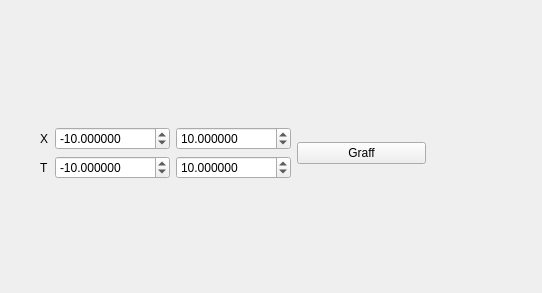
<?xml version="1.0" encoding="UTF-8"?>
<ui version="4.0">
 <class>Set_graff_border</class>
 <widget class="QWidget" name="Set_graff_border">
  <property name="geometry">
   <rect>
    <x>0</x>
    <y>0</y>
    <width>542</width>
    <height>293</height>
   </rect>
  </property>
  <property name="windowTitle">
   <string>Form</string>
  </property>
  <widget class="QWidget" name="layoutWidget">
   <property name="geometry">
    <rect>
     <x>40</x>
     <y>120</y>
     <width>386</width>
     <height>66</height>
    </rect>
   </property>
   <layout class="QGridLayout" name="gridLayout_2">
    <item row="0" column="0">
     <layout class="QGridLayout" name="gridLayout">
      <item row="2" column="0">
       <widget class="QLabel" name="label_2">
        <property name="text">
         <string>T</string>
        </property>
       </widget>
      </item>
      <item row="1" column="2">
       <widget class="QDoubleSpinBox" name="doubleSpinBox_xE">
        <property name="decimals">
         <number>6</number>
        </property>
        <property name="minimum">
         <double>-1000000.000000000000000</double>
        </property>
        <property name="maximum">
         <double>1000000.000000000000000</double>
        </property>
        <property name="value">
         <double>10.000000000000000</double>
        </property>
       </widget>
      </item>
      <item row="2" column="2">
       <widget class="QDoubleSpinBox" name="doubleSpinBox_yE">
        <property name="decimals">
         <number>6</number>
        </property>
        <property name="minimum">
         <double>-1000000.000000000000000</double>
        </property>
        <property name="maximum">
         <double>1000000.000000000000000</double>
        </property>
        <property name="value">
         <double>10.000000000000000</double>
        </property>
       </widget>
      </item>
      <item row="1" column="0">
       <widget class="QLabel" name="label">
        <property name="text">
         <string>X</string>
        </property>
       </widget>
      </item>
      <item row="1" column="1">
       <widget class="QDoubleSpinBox" name="doubleSpinBox_xB">
        <property name="decimals">
         <number>6</number>
        </property>
        <property name="minimum">
         <double>-1000000.000000000000000</double>
        </property>
        <property name="maximum">
         <double>1000000.000000000000000</double>
        </property>
        <property name="value">
         <double>-10.000000000000000</double>
        </property>
       </widget>
      </item>
      <item row="2" column="1">
       <widget class="QDoubleSpinBox" name="doubleSpinBox_yB">
        <property name="decimals">
         <number>6</number>
        </property>
        <property name="minimum">
         <double>-1000000.000000000000000</double>
        </property>
        <property name="maximum">
         <double>1000000.000000000000000</double>
        </property>
        <property name="value">
         <double>-10.000000000000000</double>
        </property>
       </widget>
      </item>
     </layout>
    </item>
    <item row="0" column="1">
     <widget class="QPushButton" name="pushButton">
      <property name="text">
       <string>Graff</string>
      </property>
     </widget>
    </item>
   </layout>
  </widget>
 </widget>
 <resources/>
 <connections/>
</ui>
